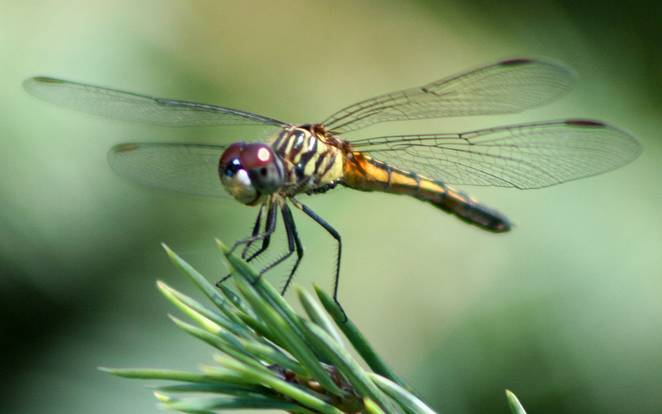
#> input picture hw5/dragonfly.jpg, 662 x 414 px; its folder holds only this picture in this run
$ jupyter execute --allow-errors BoW_classification.ipynb   (shell and % lines are left out)   (older library calls are emulated)
#> lines starting #> are read from the running program, lines starting #| are printed output that depends on the picture
# Bag-of-Words Classification
---

[cell 1]
import os, sys
import tarfile
import time
import random
import pickle
from glob import glob

import gdown

import cv2
import numpy as np
import matplotlib.pyplot as plt

[cell 2]
caltech_url = 'https://drive.google.com/uc?id=1enYdrGFhROlTQkvtUooRl4H8oAbGmyXl'
caltech_filename = '101_ObjectCategories.tar.gz'
caltech_dir = '101_ObjectCategories/'

numTrain = 15
numTest = 15
numClasses = 102
numWords = 600

vocabPath = 'vocab.pkl'

# Dataset

## 1. Download Caltech-101 dataset

#> (a cell that did not finish here is left out)

## 2. Setup Data

# Dense SIFT(PHOW) and Visual Words

[cell 4]
# Select 15 train/test images for each class
print('Select 15 train/test images for each class')
#> (the rest of this cell did not finish here and is left out)

## 1. SIFT helper functions

[cell 5]
sift = cv2.xfeatures2d.SIFT_create()

# Resize a image if it's too large
def standarizeImage(img):
    rows, cols = img.shape
    if cols > 480:
        img = cv2.resize(img, (480, int(rows*480/cols)))
    return img

# Dense SIFT(Extract SIFT descriptor in grid points over an image)
def denseSIFT(img, step = 10, size = 7):
    rows, cols = img.shape[:2]
    kp = []
    for x in range(step,cols,step):
        for y in range(step,rows,step):
            kp.append(cv2.KeyPoint(x, y, size))
    kp, des = sift.compute(img, kp)
    return kp, des

# Load an image + Resize if large + Dense SIFT
def denseSIFT2(img_fpath, step = 10):
    img = cv2.imread(img_fpath, cv2.IMREAD_GRAYSCALE)
    img = standarizeImage(img)
    return denseSIFT(img, step)

# Dense SIFT
#> (the rest of this cell did not finish here and is left out)

## 2. Visual Words(Train Vocabulary)

[cell 6]
# Train vocabulary
if not os.path.exists(vocabPath):
    # Get PHOW features from 30 random training image to build a dictionary
    # Total number of PHOW may be different.
    print("Extracting PHOW features some training images...")
    PHOW_descrs = []
    temp = [item for sublist in train_image_ll for item in sublist]
    temp = random.sample(temp, 30)
    for fpath in temp:
        _, des = denseSIFT2(fpath)
        PHOW_descrs.append(des)
    PHOW_descrs = np.concatenate(PHOW_descrs, axis=0)
    print("Total {} PHOW features".format(PHOW_descrs.shape[0]))

    # Quantize the descriptors to get the visual words
    print("Running K-means clustering ({} -> {})...".format(PHOW_descrs.shape[0], numWords))
    criteria = (cv2.TERM_CRITERIA_EPS + cv2.TERM_CRITERIA_MAX_ITER, 500, 1.0)
    attempts = 10
    flags = cv2.KMEANS_RANDOM_CENTERS
    start_time = time.time()
    retval, bestLabels, vocab = cv2.kmeans(PHOW_descrs, numWords, None, criteria, attempts, flags)
    print('Elapsed time: {:6}s'.format(time.time() - start_time))

    print('Saving...')
    with open(vocabPath, 'wb') as fd:
        pickle.dump(vocab, fd)
else:
    print("Load the trained visual words...")
    with open(vocabPath, 'rb') as fd:
#> (reads hw5/vocab.pkl from the repository)
        vocab = pickle.load(fd)

print('Done!')

[cell 7]
# Works only when vocab.pkl is first created
try:
    import collections
    myCounter = collections.Counter(bestLabels.flatten())
    plt.plot(sorted(myCounter.values()))
except NameError:
    pass

# Classification - SVM

## Spatial Histogram

[cell 8]
bf = cv2.BFMatcher()

def getImageDescriptor(img, step=10, size=7):
    img = standarizeImage(img)
    cols, rows = img.shape[:2]

    # Extracting denseSIFT and BoW
    kp = []
    for x in range(step,cols,step):
        for y in range(step,rows,step):
            kp.append(cv2.KeyPoint(x, y, size))
    kp, des = sift.compute(img, kp)
    matches = bf.knnMatch(des, vocab, k=1)
    words = [m[0].trainIdx for m in matches]

    # Spatial Binning - 2x2
    binX = 2; binY = 2;
    temp = np.zeros((binX, binY, numWords), dtype=np.float32)
    for k, w in zip(kp, words):
        i = int((k.pt[0]) * binX / cols)
        j = int((k.pt[1]) * binY / rows)
        temp[i, j, w] += 1
    for i in range(binX):
        for j in range(binY):
            temp[i, j, :] /= np.sum(temp[i, j, :])
    temp = temp.flatten()
    hist = temp

    # Spatial Binning - 4x4
    ###########################
    ###  START CODE HERE_1  ###

    # Complete temp

    binX = 4; binY = 4;
    temp = np.zeros((binX, binY, numWords), dtype=np.float32)
    for k, w in zip(kp, words):
        i = int((k.pt[0]) * binX / cols)
        j = int((k.pt[1]) * binY / rows)
        temp[i, j, w] += 1
    for i in range(binX):
        for j in range(binY):
            temp[i, j, :] /= np.sum(temp[i, j, :])
    temp = temp.flatten()

    #####  END CODE HERE   ####
    ###########################

    hist = np.concatenate((hist, temp), axis=0)
    hist /= np.sum(hist)
    return hist

## 1. Genarate spatial histogram for Training Images

[cell 9]
# Extract spatial histogram for all training images
print('Extract spartial histogram for all training images')
BoW_train_ll = []
#> (the rest of this cell did not finish here and is left out)

## 2. Train SVM

[cell 10]
# Setting training data(BoW, label) for SVM
print('Setting training data(BoW, label) for SVM')
train_bow = []
train_labels = []
#> (the rest of this cell did not finish here and is left out)

[cell 11]
# Train SVM
print('Training SVM...')
svm = cv2.ml.SVM_create()
svm.setType(cv2.ml.SVM_C_SVC)
svm.setKernel(cv2.ml.SVM_LINEAR)
svm.setC(0.01)
svm.setTermCriteria((cv2.TERM_CRITERIA_COUNT, 10, 1.0))

start_time = time.time()
#> (the rest of this cell did not finish here and is left out)

#> (a cell that did not finish here is left out)

## 3. Test trained SVM

[cell 13]
# Extract spartial histogram for all test images

print('Extract spartial histogram for all test images\n')
BoW_test_ll = []

###########################
###  START CODE HERE_2  ###


#> (the rest of this cell did not finish here and is left out)

[cell 14]
# Setting test data(BoW, label) for SVM
print('Setting test data(BoW, label) for SVM')
test_bow = []
test_labels = []
#> (the rest of this cell did not finish here and is left out)

#> (a cell that did not finish here is left out)

## 4. Sample Results

[cell 16]
# Show 8 random images
plt.figure(figsize=(16,10))
#> (the rest of this cell did not finish here and is left out)

# Classify sample image

- Extract Dense SIFT BoW with `getImageDescriptor()`
- Normalize the bow with Hellinger's kernel
- Predict using the SVM classifier we have trained so far(`svm` instance)

[cell 17]
img_fpath = './dragonfly.jpg'
img = cv2.imread(img_fpath, cv2.IMREAD_GRAYSCALE)
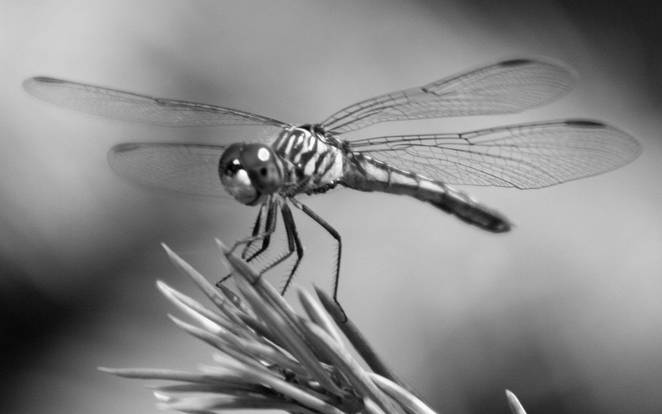
#> img: shape (414, 662); min 0, max 255, mean 134.7

###########################
###  START CODE HERE_4  ###
# Extract Image Descriptor

# Hellinger's kernel


bow = getImageDescriptor(img)
#> in getImageDescriptor, `matches = bf.knnMatch(des, vocab, k=1)`: matches = 1363 matches
#> in getImageDescriptor, `words = [m[0].trainIdx for m in matches]`: words = 1363 values, max 597 at index 1131, min 7 at index 144, mean 271.6
#> the loop in getImageDescriptor, `for k, w in zip(kp, words):` made 1363 passes
#> (k, w, j) on passes 1 to 3: (keypoint at (10, 10), size 7, 384, 0), (keypoint at (10, 20), size 7, 142, 0), (keypoint at (10, 30), size 7, 472, 0)
#> in getImageDescriptor, `temp = temp.flatten()`: temp = 2400 values, max 0.625 at index 684, min 0 at index 0, mean 0.00167
#> in getImageDescriptor, `hist = temp`: hist has the same summary as temp
#> in getImageDescriptor, `temp = temp.flatten()`: temp = 9600 values, max 1 at index 1884, min 0 at index 0, mean 0.00167
#> in getImageDescriptor, `hist = np.concatenate((hist, temp), axis=0)`: hist = 12000 values, max 1 at index 4284, min 0 at index 0, mean 0.00167
#> in getImageDescriptor, `hist /= np.sum(hist)`: hist = 12000 values, max 0.05 at index 4284, min 0 at index 0, mean 8.33e-05
#> bow has the same summary as hist in getImageDescriptor

temp = np.sqrt(bow)
#> temp = 12000 values, max 0.224 at index 4284, min 0 at index 0, mean 0.00177
temp -= np.average(temp)
#> temp = 12000 values, max 0.222 at index 4284, min -0.00177 at index 0, mean 4.97e-11
if np.std(temp) != 0:
    temp /= np.std(temp)
#> temp = 12000 values, max 24.77 at index 4284, min -0.198 at index 0, mean -2.92e-08

temp = temp.reshape(1,-1)

# Prediction
#> (the rest of this cell did not finish here and is left out)
